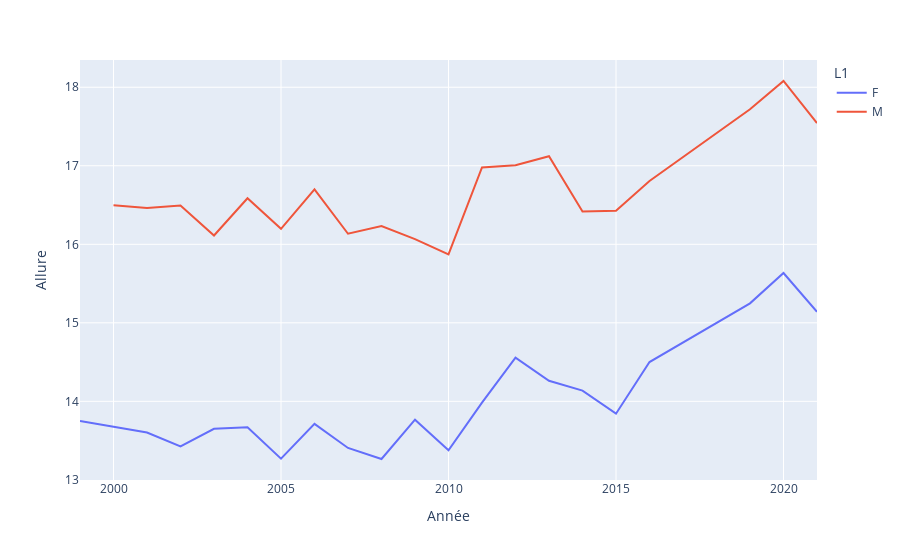
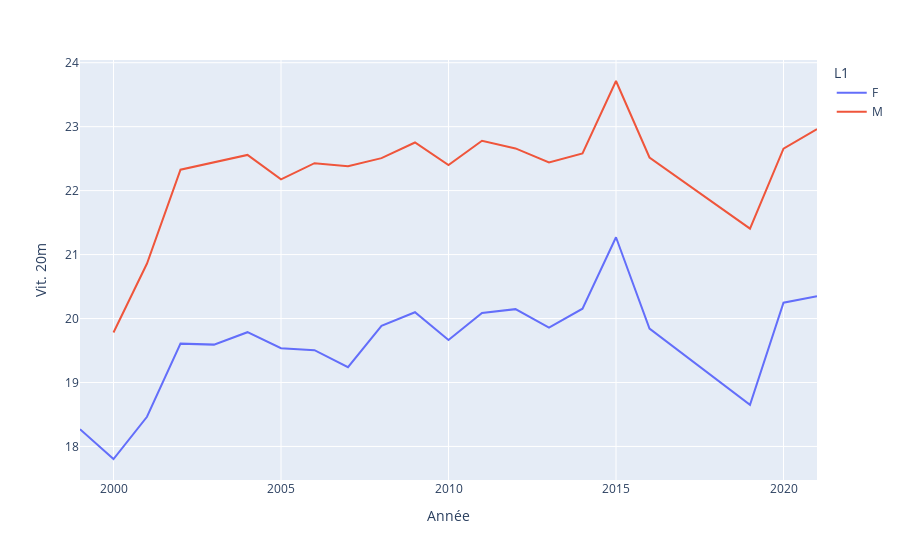
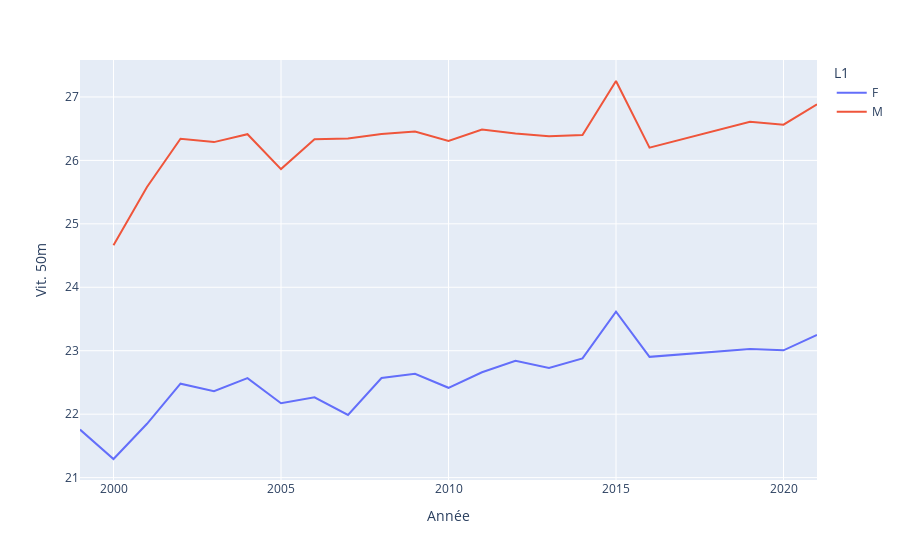
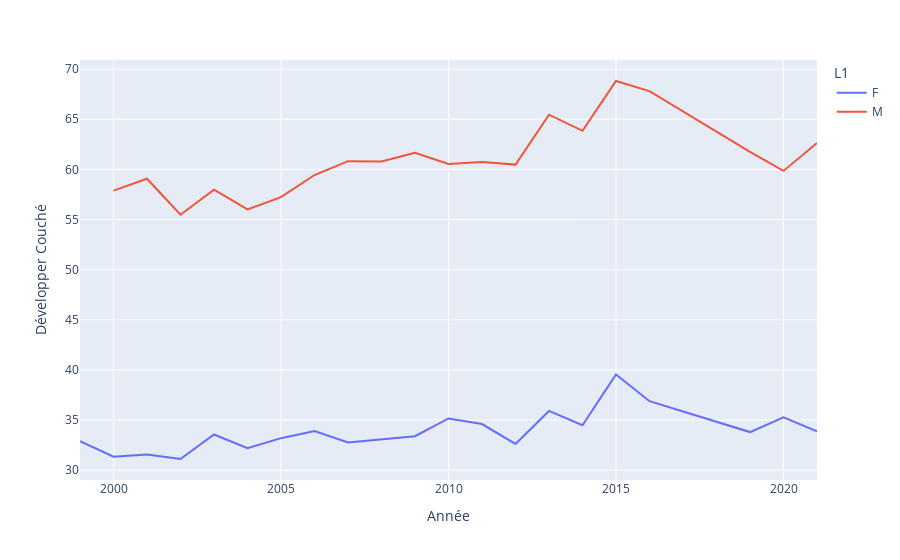

Source (notebook cell) for these figures, in order:
### Code cell
#Affichage de toutes les informations/statistiques de base
df=pd.read_excel('CleanData.xlsx')
liste=['L1','Année','Allure','Vit. 20m','Vit. 50m','Développer\nCouché','Détente\nVerticale','Souplesse','Equilibre','Coordination','50M ','BCPE\n']
liste2=['Allure','Vit. 20m','Vit. 50m','Développer\nCouché','Détente\nVerticale','Souplesse','Equilibre','Coordination','50M ','BCPE\n']


df=df.groupby(['Année','L1']).mean().reset_index()
print(df)

for i in liste2:
    fig = px.line(df, x="Année",y=i,color="L1")
    fig.show()

### Figure 1 — Plotly figure (JSON) as saved in the notebook; plotly's stock layout.template omitted (floating-point values rounded to 4 significant figures)
{"data": [{"hovertemplate": "L1=F<br>Année=%{x}<br>Allure=%{y}<extra></extra>", "legendgroup": "F", "line": {"color": "#636efa", "dash": "solid"}, "marker": {"symbol": "circle"}, "mode": "lines", "name": "F", "orientation": "v", "showlegend": true, "type": "scatter", "x": [1999, 2000, 2001, 2002, 2003, 2004, 2005, 2006, 2007, 2008, 2009, 2010, 2011, 2012, 2013, 2014, 2015, 2016, 2019, 2020, 2021], "xaxis": "x", "y": [13.75, 13.68, 13.6, 13.43, 13.65, 13.67, 13.27, 13.71, 13.41, 13.27, 13.77, 13.38, 13.98, 14.56, 14.26, 14.14, 13.84, 14.5, 15.25, 15.63, 15.14], "yaxis": "y"}, {"hovertemplate": "L1=M<br>Année=%{x}<br>Allure=%{y}<extra></extra>", "legendgroup": "M", "line": {"color": "#EF553B", "dash": "solid"}, "marker": {"symbol": "circle"}, "mode": "lines", "name": "M", "orientation": "v", "showlegend": true, "type": "scatter", "x": [2000, 2001, 2002, 2003, 2004, 2005, 2006, 2007, 2008, 2009, 2010, 2011, 2012, 2013, 2014, 2015, 2016, 2019, 2020, 2021], "xaxis": "x", "y": [16.5, 16.46, 16.49, 16.11, 16.59, 16.2, 16.7, 16.13, 16.23, 16.07, 15.87, 16.98, 17.01, 17.12, 16.42, 16.43, 16.81, 17.72, 18.08, 17.54], "yaxis": "y"}], "layout": {"legend": {"title": {"text": "L1"}, "tracegroupgap": 0}, "margin": {"t": 60}, "xaxis": {"anchor": "y", "domain": [0, 1], "title": {"text": "Année"}}, "yaxis": {"anchor": "x", "domain": [0, 1], "title": {"text": "Allure"}}}}

### Figure 2 — Plotly figure (JSON) as saved in the notebook; plotly's stock layout.template omitted (floating-point values rounded to 4 significant figures)
{"data": [{"hovertemplate": "L1=F<br>Année=%{x}<br>Vit. 20m=%{y}<extra></extra>", "legendgroup": "F", "line": {"color": "#636efa", "dash": "solid"}, "marker": {"symbol": "circle"}, "mode": "lines", "name": "F", "orientation": "v", "showlegend": true, "type": "scatter", "x": [1999, 2000, 2001, 2002, 2003, 2004, 2005, 2006, 2007, 2008, 2009, 2010, 2011, 2012, 2013, 2014, 2015, 2016, 2019, 2020, 2021], "xaxis": "x", "y": [18.27, 17.8, 18.46, 19.61, 19.59, 19.79, 19.54, 19.51, 19.24, 19.88, 20.1, 19.67, 20.09, 20.15, 19.86, 20.15, 21.27, 19.84, 18.65, 20.25, 20.35], "yaxis": "y"}, {"hovertemplate": "L1=M<br>Année=%{x}<br>Vit. 20m=%{y}<extra></extra>", "legendgroup": "M", "line": {"color": "#EF553B", "dash": "solid"}, "marker": {"symbol": "circle"}, "mode": "lines", "name": "M", "orientation": "v", "showlegend": true, "type": "scatter", "x": [2000, 2001, 2002, 2003, 2004, 2005, 2006, 2007, 2008, 2009, 2010, 2011, 2012, 2013, 2014, 2015, 2016, 2019, 2020, 2021], "xaxis": "x", "y": [19.78, 20.86, 22.33, 22.44, 22.56, 22.18, 22.43, 22.38, 22.51, 22.75, 22.4, 22.78, 22.66, 22.44, 22.58, 23.71, 22.52, 21.41, 22.65, 22.96], "yaxis": "y"}], "layout": {"legend": {"title": {"text": "L1"}, "tracegroupgap": 0}, "margin": {"t": 60}, "xaxis": {"anchor": "y", "domain": [0, 1], "title": {"text": "Année"}}, "yaxis": {"anchor": "x", "domain": [0, 1], "title": {"text": "Vit. 20m"}}}}

### Figure 3 — Plotly figure (JSON) as saved in the notebook; plotly's stock layout.template omitted (floating-point values rounded to 4 significant figures)
{"data": [{"hovertemplate": "L1=F<br>Année=%{x}<br>Vit. 50m=%{y}<extra></extra>", "legendgroup": "F", "line": {"color": "#636efa", "dash": "solid"}, "marker": {"symbol": "circle"}, "mode": "lines", "name": "F", "orientation": "v", "showlegend": true, "type": "scatter", "x": [1999, 2000, 2001, 2002, 2003, 2004, 2005, 2006, 2007, 2008, 2009, 2010, 2011, 2012, 2013, 2014, 2015, 2016, 2019, 2020, 2021], "xaxis": "x", "y": [21.76, 21.29, 21.85, 22.48, 22.36, 22.57, 22.17, 22.27, 21.99, 22.57, 22.64, 22.42, 22.66, 22.84, 22.73, 22.88, 23.62, 22.9, 23.03, 23.01, 23.25], "yaxis": "y"}, {"hovertemplate": "L1=M<br>Année=%{x}<br>Vit. 50m=%{y}<extra></extra>", "legendgroup": "M", "line": {"color": "#EF553B", "dash": "solid"}, "marker": {"symbol": "circle"}, "mode": "lines", "name": "M", "orientation": "v", "showlegend": true, "type": "scatter", "x": [2000, 2001, 2002, 2003, 2004, 2005, 2006, 2007, 2008, 2009, 2010, 2011, 2012, 2013, 2014, 2015, 2016, 2019, 2020, 2021], "xaxis": "x", "y": [24.66, 25.58, 26.34, 26.29, 26.41, 25.86, 26.33, 26.35, 26.42, 26.46, 26.31, 26.49, 26.42, 26.38, 26.4, 27.25, 26.2, 26.61, 26.56, 26.88], "yaxis": "y"}], "layout": {"legend": {"title": {"text": "L1"}, "tracegroupgap": 0}, "margin": {"t": 60}, "xaxis": {"anchor": "y", "domain": [0, 1], "title": {"text": "Année"}}, "yaxis": {"anchor": "x", "domain": [0, 1], "title": {"text": "Vit. 50m"}}}}

### Figure 4 — Plotly figure (JSON) as saved in the notebook; plotly's stock layout.template omitted (floating-point values rounded to 4 significant figures)
{"data": [{"hovertemplate": "L1=F<br>Année=%{x}<br>Développer\nCouché=%{y}<extra></extra>", "legendgroup": "F", "line": {"color": "#636efa", "dash": "solid"}, "marker": {"symbol": "circle"}, "mode": "lines", "name": "F", "orientation": "v", "showlegend": true, "type": "scatter", "x": [1999, 2000, 2001, 2002, 2003, 2004, 2005, 2006, 2007, 2008, 2009, 2010, 2011, 2012, 2013, 2014, 2015, 2016, 2019, 2020, 2021], "xaxis": "x", "y": [32.89, 31.34, 31.56, 31.12, 33.56, 32.19, 33.2, 33.9, 32.77, 33.05, 33.39, 35.16, 34.6, 32.62, 35.91, 34.48, 39.54, 36.88, 33.8, 35.28, 33.87], "yaxis": "y"}, {"hovertemplate": "L1=M<br>Année=%{x}<br>Développer\nCouché=%{y}<extra></extra>", "legendgroup": "M", "line": {"color": "#EF553B", "dash": "solid"}, "marker": {"symbol": "circle"}, "mode": "lines", "name": "M", "orientation": "v", "showlegend": true, "type": "scatter", "x": [2000, 2001, 2002, 2003, 2004, 2005, 2006, 2007, 2008, 2009, 2010, 2011, 2012, 2013, 2014, 2015, 2016, 2019, 2020, 2021], "xaxis": "x", "y": [57.89, 59.06, 55.48, 57.97, 56.01, 57.23, 59.44, 60.82, 60.78, 61.66, 60.54, 60.73, 60.48, 65.46, 63.84, 68.81, 67.81, 61.75, 59.85, 62.64], "yaxis": "y"}], "layout": {"legend": {"title": {"text": "L1"}, "tracegroupgap": 0}, "margin": {"t": 60}, "xaxis": {"anchor": "y", "domain": [0, 1], "title": {"text": "Année"}}, "yaxis": {"anchor": "x", "domain": [0, 1], "title": {"text": "Développer\nCouché"}}}}
